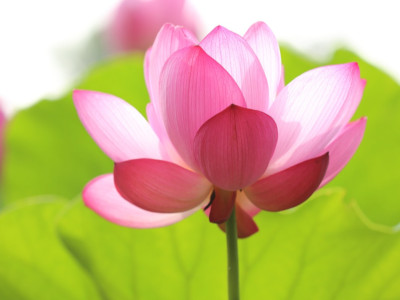
#> input picture Assets/Images/flower2.jpeg, 400 x 300 px
$ python Image_Repaire.py
#> lines starting #> are read from the running program, lines starting #| are printed output that depends on the picture; after the words box and inside, x2 and y2 are one past the last pixel; in counts of white or black regions, pixels touching at a corner belong together
import cv2
import numpy as np

img = cv2.imread('../../Assets/Images/flower2.jpeg', 1)
#> img is the input picture: shape (300, 400, 3); mean B, G, R 118, 181.1, 197.1
for i in range(200, 300):
    img[i, 200] = (255, 255, 255)
    img[i, 200-1] = (255, 255, 255)
    img[i, 200+1] = (255, 255, 255)
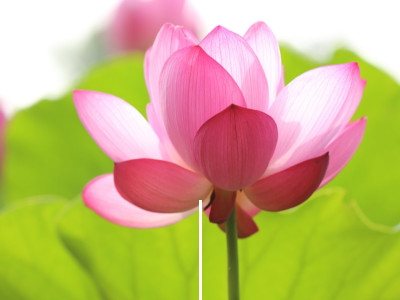
#> img: shape (300, 400, 3); 0.25% of pixels changed, all inside (x1, y1, x2, y2) = (199, 200, 202, 300)

for i in range(150, 250):
    img[250, i] = (255, 255, 255)
    img[250+1, i] = (255, 255, 255)
    img[250-1, i] = (255, 255, 255)
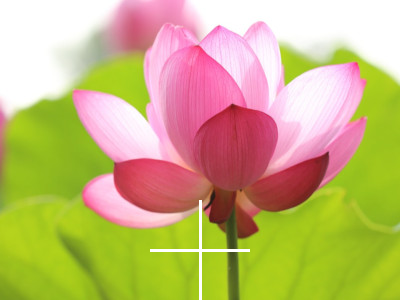
#> img: shape (300, 400, 3); 0.24% of pixels changed, all inside (x1, y1, x2, y2) = (150, 249, 250, 252)

#cv2.imwrite('damaged.jpg', img)
cv2.imshow('damaged image', img)

imgInfo = img.shape
#> imgInfo = (300, 400, 3)
height = imgInfo[0]
#> height = 300
width = imgInfo[1]
#> width = 400

paint = np.zeros((height, width, 1), np.uint8)

for i in range(200, 300):
    paint[i, 200] = 255
    paint[i, 200-1] = 255
    paint[i, 200+1] = 255

for i in range(150, 250):
    paint[250, i] = 255
    paint[250+1, i] = 255
    paint[250-1, i] = 255
cv2.imshow('paint', paint)
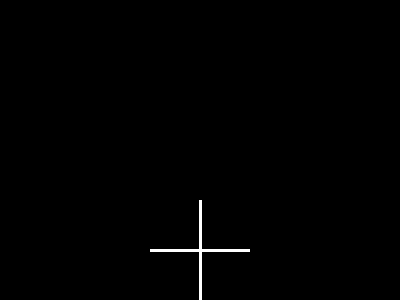
#> window 'paint': shape (300, 400, 1); 0.49% white; 1 white region, box (x1, y1, x2, y2) and area: (150, 200, 250, 300) 591

imgDst = cv2.inpaint(img, paint, 3, cv2.INPAINT_TELEA)

cv2.imshow('Repaired image', imgDst)
cv2.waitKey(0)
